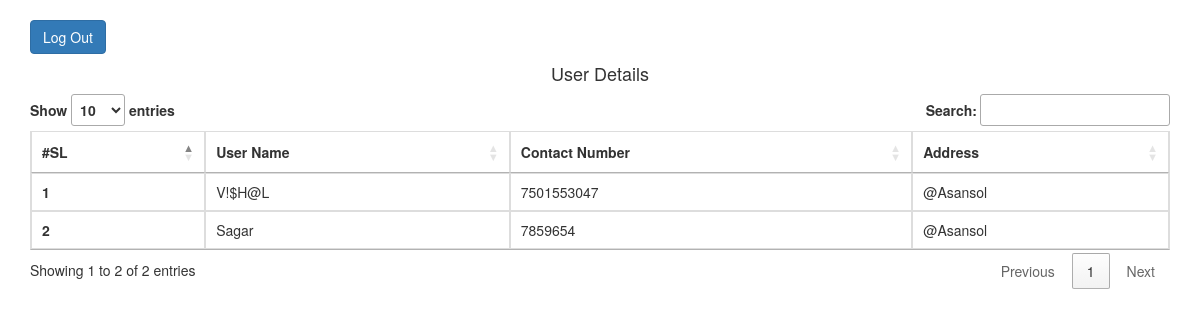
The page /index.php/welcome/dashboard on the database as committed earlier.
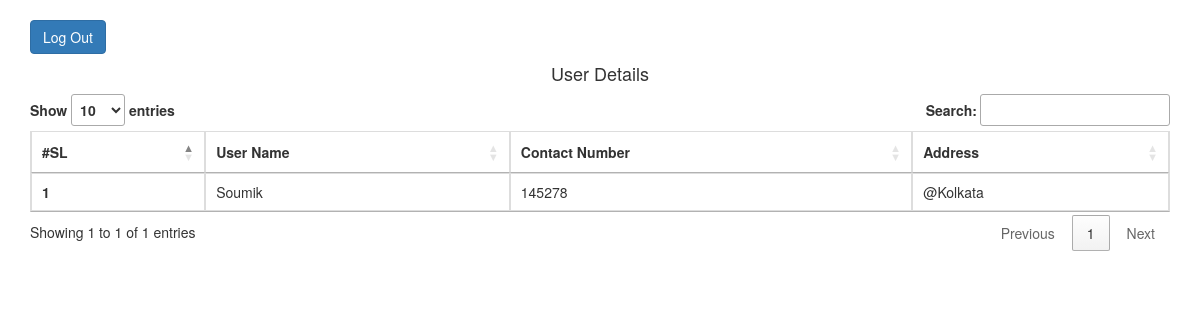
The same page on the database as committed later.
### tables this page shows
CREATE TABLE IF NOT EXISTS `tbl_user` (
  `id` int(11) NOT NULL,
  `name` varchar(200) NOT NULL,
  `phone_no` varchar(200) NOT NULL,
  `address` text NOT NULL
);

### application/controllers/Welcome.php (called while the page is built, shortened)
<?php
class Welcome extends CI_Controller {
	function __construct() {
        $this->load->model('Login_model');
        $this->load->model('Dashboard_model');
    }
	function dashboard(){
		 $data['getAlluser'] = $this->Dashboard_model->GetAllUser();
		$this->load->view('user/userdetail',$data);
	}
}

### index.php (called while the page is built, shortened)
<?php
require_once BASEPATH.'core/CodeIgniter.php';

### application/models/Dashboard_model.php (called while the page is built, shortened)
<?php
class Dashboard_model extends CI_Model {
    function GetAllUser(){
    	$this->db->select('*');
    	$res = $this->db->get('tbl_user')->result_array();
    	return $res;
    }
}

### application/views/user/userdetail.php (the view, shortened to what this page needs)
<!DOCTYPE html>
<html>
<head>
  <link rel="stylesheet" href="https://maxcdn.bootstrapcdn.com/bootstrap/3.4.0/css/bootstrap.min.css">
  <link rel="stylesheet" href="//cdn.datatables.net/1.10.19/css/jquery.dataTables.min.css">
</head>
<body>
	<div class="container">
	 <br>
	<a class="btn btn-primary" href="<?php echo base_url('/index.php/Welcome/logout');?>">Log Out</a>
	<center><h4>User Details</h4></center>
   <table class="table table-bordered table-hover" id="myTable">
  <thead>
    <tr>
      <th scope="col">#SL</th>
      <th scope="col">User Name</th>
      <th scope="col">Contact Number</th>
      <th scope="col">Address</th>
    </tr>
  </thead>
  <tbody>
    <?php
  	 $sl = '1';
  	 foreach($getAlluser as $row):?>
    <tr>
      <th scope="row"><?php echo $sl;?></th>
      <td><?php echo $row['name'];?></td>
      <td><?php echo $row['phone_no'];?></td>
      <td>@<?php echo $row['address'];?></td>
    </tr>
  <?php $sl ++;
  endforeach;
   ?>
   </tbody>
</table>
 </div>
</body>
</html>

Rows that differ between the two databases and show on the page:
removed tbl_user: name "V!$H@L", phone_no "7501553047", address "Asansol"
removed tbl_user: name "Sagar", phone_no "7859654", address "Asansol"
added tbl_user: name "Soumik", phone_no "145278", address "Kolkata"
Other text that changed with them:
text written by a page script: "Show entries Search: Showing 1 to 2 of 2 entries Previous 1 Next" → "Show entries Search: Showing 1 to 1 of 1 entries Previous 1 Next"
